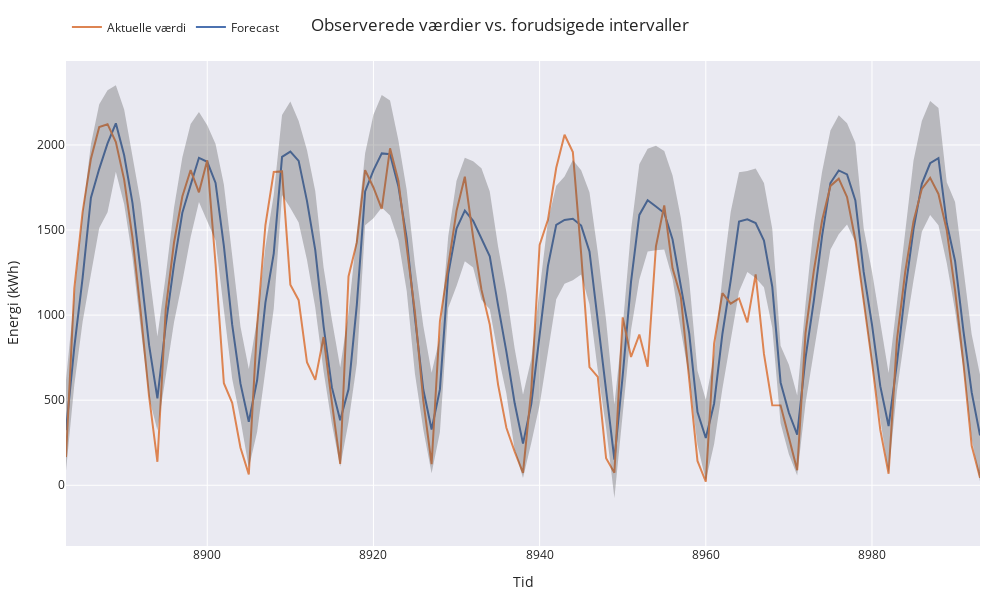

Write notebook code for a chart like this one.
### Code cell
#make column datetime to index
pio.templates.default = "seaborn"
poff.init_notebook_mode(connected=True)
plt.style.use('seaborn-v0_8-darkgrid')

plt.style.use('fivethirtyeight')
# Plot intervals (with zoom ['2012-12-01', '2012-12-20'])
# ==============================================================================
plot_predicted_intervals(
    predictions     = predictions_xgb,
    y_true          = df_test,
    target_variable = "energy_total",
    initial_x_zoom  = ['8883', '8993'],
    title           = "Observerede værdier vs. forudsigede intervaller",
    xaxis_title     = "Tid",
    yaxis_title     = "Energi (kWh)",
)

# Predicted interval coverage (on test data)
# ==============================================================================
coverage = empirical_coverage(
                y           = df.loc[val_end:, 'energy_total'],
                lower_bound = predictions_xgb["lower_bound"], 
                upper_bound = predictions_xgb["upper_bound"]
            )
print(f"Predicted interval coverage: {round(100 * coverage, 2)} %")

# Area of the interval
# ==============================================================================
area = (predictions_xgb["upper_bound"] - predictions_xgb["lower_bound"]).sum()
print(f"Område for interval: {round(area, 2)}")

### Figure 1 — Plotly figure (JSON) as saved in the notebook; plotly's stock layout.template omitted (floating-point values rounded to 4 significant figures; data arrays with more than 128 entries replaced by an {"elided": "..."} marker saying what was removed)
{"data": [{"mode": "lines", "name": "Forecast", "type": "scatter", "x": {"elided": "974 int values"}, "y": {"elided": "974 float values"}}, {"mode": "lines", "name": "Aktuelle værdi", "type": "scatter", "x": {"elided": "974 int values"}, "y": {"elided": "974 float values"}}, {"line": {"width": 0}, "marker": {"color": "#444"}, "mode": "lines", "name": "Øvre grønde", "showlegend": false, "type": "scatter", "x": {"elided": "974 int values"}, "y": {"elided": "974 float values"}}, {"fill": "tonexty", "fillcolor": "rgba(68, 68, 68, 0.3)", "line": {"width": 0}, "marker": {"color": "#444"}, "mode": "lines", "name": "Nedre grænde", "showlegend": false, "type": "scatter", "x": {"elided": "974 int values"}, "y": {"elided": "974 float values"}}], "layout": {"height": 600, "hovermode": "x", "legend": {"orientation": "h", "x": 0.001, "xanchor": "left", "y": 1.1, "yanchor": "top"}, "margin": {"b": 20, "l": 20, "r": 20, "t": 35}, "title": {"text": "Observerede værdier vs. forudsigede intervaller"}, "width": 1000, "xaxis": {"range": ["8883", "8993"], "title": {"text": "Tid"}}, "yaxis": {"title": {"text": "Energi (kWh)"}}}}
